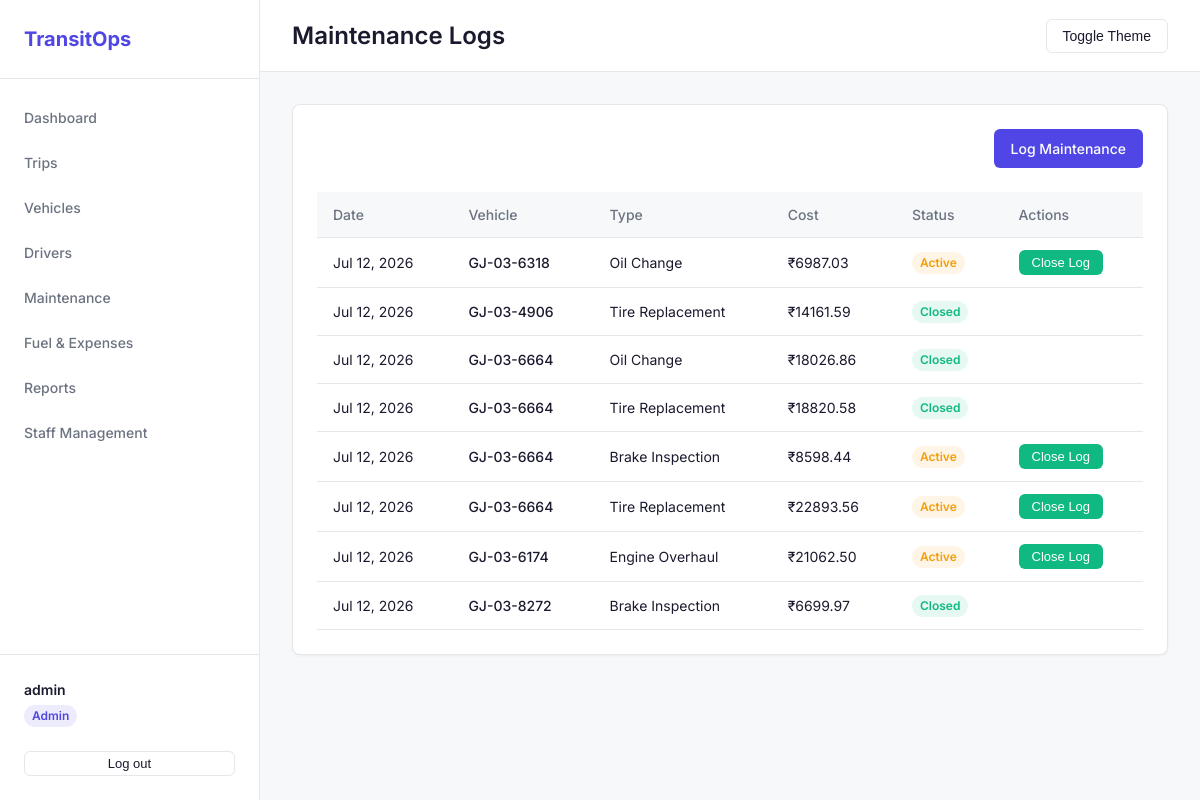
The app's page /maintenance/ (signed in) with its own data.
### accounts/models.py (models this page shows, shortened)
class Profile(models.Model):
    ROLE_CHOICES = (
        ('Fleet Manager', 'Fleet Manager'),
        ('Driver', 'Driver'),
        ('Safety Officer', 'Safety Officer'),
        ('Financial Analyst', 'Financial Analyst'),
        ('Admin', 'Admin'),
    )
    user = models.OneToOneField(User, on_delete=models.CASCADE)
    role = models.CharField(max_length=50, choices=ROLE_CHOICES, default='Driver')
    phone_number = models.CharField(max_length=20, blank=True)
    region = models.CharField(max_length=100, blank=True)

### maintenance/models.py (models this page shows, shortened)
class MaintenanceLog(models.Model):
    STATUS_CHOICES = (
        ('Active', 'Active'),
        ('Closed', 'Closed'),
    )
    vehicle = models.ForeignKey(Vehicle, on_delete=models.CASCADE, related_name='maintenance_logs')
    maintenance_type = models.CharField(max_length=100)
    description = models.TextField(blank=True)
    cost = models.DecimalField(max_digits=10, decimal_places=2)
    status = models.CharField(max_length=20, choices=STATUS_CHOICES, default='Active')
    started_at = models.DateTimeField(auto_now_add=True)
    closed_at = models.DateTimeField(null=True, blank=True)
    class Meta:
        ordering = ['-started_at']

### vehicles/models.py (models this page shows, shortened)
class Vehicle(models.Model):
    STATUS_CHOICES = (
        ('Available', 'Available'),
        ('On Trip', 'On Trip'),
        ('In Shop', 'In Shop'),
        ('Retired', 'Retired'),
    )
    registration_number = models.CharField(max_length=50, unique=True, db_index=True)
    name_model = models.CharField(max_length=100)
    vehicle_type = models.CharField(max_length=50)
    max_load_capacity = models.DecimalField(max_digits=10, decimal_places=2, help_text="in kg")
    odometer = models.DecimalField(max_digits=10, decimal_places=2, default=0.0, help_text="in km")
    acquisition_cost = models.DecimalField(max_digits=12, decimal_places=2)
    status = models.CharField(max_length=20, choices=STATUS_CHOICES, default='Available')
    region = models.CharField(max_length=100, blank=True)
    created_at = models.DateTimeField(auto_now_add=True)
    updated_at = models.DateTimeField(auto_now=True)
    class Meta:
        ordering = ['-created_at']

### maintenance/views.py (the view)
# urls.py: path('', views.maintenance_list, name='maintenance_list'),
@role_required('Fleet Manager', 'Admin')
def maintenance_list(request):
    logs = MaintenanceLog.objects.all()
    return render(request, 'maintenance/list.html', {'logs': logs})

### templates/maintenance/list.html (shortened to what this page needs)
{% extends 'base.html' %}
{% block page_title %}Maintenance Logs{% endblock %}
{% block content %}
<div class="card">
    <div style="display: flex; justify-content: space-between; margin-bottom: 24px;">
        {% if user.profile.role in 'Fleet Manager,Admin' %}
        <a href="{% url 'maintenance_create' %}" class="btn btn-primary">Log Maintenance</a>
        {% endif %}
    </div>
    <div class="table-container">
        <table class="table">
            <thead>
                <tr>
                    <th>Date</th>
                    <th>Vehicle</th>
                    <th>Type</th>
                    <th>Cost</th>
                    <th>Status</th>
                    <th>Actions</th>
                </tr>
            </thead>
            <tbody>
                {% for log in logs %}
                <tr>
                    <td>{{ log.started_at|date:"M d, Y" }}</td>
                    <td style="font-weight: 500;">{{ log.vehicle.registration_number }}</td>
                    <td>{{ log.maintenance_type }}</td>
                    <td>₹{{ log.cost }}</td>
                    <td>
                        <span class="badge
                            {% if log.status == 'Active' %}badge-warning
                            {% else %}badge-success{% endif %}">
                            {{ log.status }}
                        </span>
                    </td>
                    <td>
                        {% if log.status == 'Active' %}
                            <form method="post" action="{% url 'maintenance_close' log.id %}" onsubmit="return confirm('Close this maintenance log? Vehicle will become Available again.');">
                                <button type="submit" class="btn btn-success btn-sm" style="background-color: var(--success); color: white;">Close Log</button>
                            </form>
                        {% endif %}
                    </td>
                </tr>
                {% empty %}
                <tr>
                    <td colspan="6" style="text-align: center; color: var(--text-muted); padding: 24px;">No maintenance logs found.</td>
                </tr>
                {% endfor %}
            </tbody>
        </table>
    </div>
</div>
{% endblock %}

### templates/base.html (shortened to what this page needs)
<!DOCTYPE html>
<html lang="en" data-theme="light">
<head>
    {% load static %}
    <link rel="stylesheet" href="{% static 'css/base.css' %}">
</head>
<body>
    <div class="layout">
        {% if user.is_authenticated %}
        <aside class="sidebar">
            <div class="sidebar-header">
                <h2>TransitOps</h2>
            </div>
            <nav class="sidebar-nav">
                <a href="{% url 'dashboard' %}" class="nav-item">Dashboard</a>
                {% if user.profile.role in 'Fleet Manager,Admin,Driver,Safety Officer' %}
                <a href="{% url 'trips_list' %}" class="nav-item">Trips</a>
                {% endif %}
                {% if user.profile.role in 'Fleet Manager,Admin,Safety Officer' %}
                <a href="{% url 'vehicles_list' %}" class="nav-item">Vehicles</a>
                <a href="{% url 'drivers_list' %}" class="nav-item">Drivers</a>
                {% endif %}
                {% if user.profile.role in 'Fleet Manager,Admin' %}
                <a href="{% url 'maintenance_list' %}" class="nav-item">Maintenance</a>
                {% endif %}
                {% if user.profile.role in 'Fleet Manager,Admin,Financial Analyst,Safety Officer' %}
                <a href="{% url 'finance_list' %}" class="nav-item">Fuel & Expenses</a>
                {% endif %}
                {% if user.profile.role in 'Fleet Manager,Admin,Financial Analyst' %}
                <a href="{% url 'reports' %}" class="nav-item">Reports</a>
                {% endif %}
                {% if user.profile.role == 'Admin' %}
                <a href="{% url 'accounts_list' %}" class="nav-item">Staff Management</a>
                {% endif %}
            </nav>
            <div class="sidebar-footer">
                <div class="user-info">
                    <div class="user-name">{{ user.get_full_name|default:user.username }}</div>
                    <div class="user-role badge badge-primary">{{ user.profile.role }}</div>
                </div>
                <form action="{% url 'logout' %}" method="post">
                    <button type="submit" class="btn btn-ghost btn-sm w-full mt-2">Log out</button>
                </form>
            </div>
        </aside>
        {% endif %}
        <main class="main-content">
            {% if user.is_authenticated %}
            <header class="topbar">
                <div class="page-title">
                    <h1>{% block page_title %}Overview{% endblock %}</h1>
                </div>
                <div class="topbar-actions">
                    <button id="theme-toggle" class="btn btn-ghost">Toggle Theme</button>
                </div>
            </header>
            {% endif %}
            <div class="content-container">
                {% block content %}{% endblock %}
            </div>
        </main>
    </div>
</body>
</html>

### static/css/base.css (style rules this page uses)
:root { --bg: #F7F8FA; --surface: #FFFFFF; --text: #1A1A2E; --text-muted: #6B7280; --border: #E5E7EB; --primary: #4F46E5; --primary-hover: #4338CA; --success: #10B981; --warning: #F59E0B; --danger: #EF4444; --info: #3B82F6; }
* { box-sizing: border-box; margin: 0; padding: 0; }
body { font-family: 'Inter', -apple-system, sans-serif; background-color: var(--bg); color: var(--text); line-height: 1.5; font-size: 14px; }
a { color: var(--primary); text-decoration: none; }
.layout { display: flex; min-height: 100vh; }
.sidebar { width: 260px; background-color: var(--surface); border-right: 1px solid var(--border); display: flex; flex-direction: column; position: fixed; height: 100vh; z-index: 100; }
.sidebar-header { padding: 24px; border-bottom: 1px solid var(--border); }
.sidebar-header h2 { font-size: 20px; font-weight: 700; color: var(--primary); }
.sidebar-nav { flex: 1; padding: 16px 0; overflow-y: auto; }
.nav-item { display: block; padding: 12px 24px; color: var(--text-muted); font-weight: 500; transition: all 0.2s; }
.sidebar-footer { padding: 24px; border-top: 1px solid var(--border); }
.user-info { margin-bottom: 16px; }
.user-name { font-weight: 600; margin-bottom: 4px; }
.main-content { flex: 1; margin-left: 260px; display: flex; flex-direction: column; min-height: 100vh; }
.topbar { height: 72px; background-color: var(--surface); border-bottom: 1px solid var(--border); display: flex; align-items: center; justify-content: space-between; padding: 0 32px; position: sticky; top: 0; z-index: 90; }
.page-title h1 { font-size: 24px; font-weight: 600; }
.content-container { padding: 32px; flex: 1; }
.card { background-color: var(--surface); border: 1px solid var(--border); border-radius: 8px; box-shadow: 0 1px 3px rgba(0, 0, 0, 0.05); padding: 24px; margin-bottom: 24px; }
.btn { display: inline-flex; align-items: center; justify-content: center; padding: 8px 16px; font-size: 14px; font-weight: 500; border-radius: 6px; border: 1px solid transparent; cursor: pointer; transition: all 0.2s; }
.btn-primary { background-color: var(--primary); color: white; }
.btn-ghost { background-color: transparent; color: var(--text); border-color: var(--border); }
.btn-sm { padding: 4px 12px; font-size: 13px; }
.w-full { width: 100%; }
.mt-2 { margin-top: 8px; }
.badge { display: inline-block; padding: 2px 8px; font-size: 12px; font-weight: 600; border-radius: 9999px; }
.badge-primary { background-color: rgba(79, 70, 229, 0.1); color: var(--primary); }
.badge-success { background-color: rgba(16, 185, 129, 0.1); color: var(--success); }
.badge-warning { background-color: rgba(245, 158, 11, 0.1); color: var(--warning); }
.table-container { width: 100%; overflow-x: auto; }
.table { width: 100%; border-collapse: collapse; }
.table th, .table td { padding: 12px 16px; text-align: left; border-bottom: 1px solid var(--border); }
.table th { font-weight: 500; color: var(--text-muted); background-color: var(--bg); position: sticky; top: 0; }

### records on screen
MaintenanceLog: started_at "Jul 12, 2026", vehicle.registration_number "GJ-03-6318", maintenance_type "Oil Change", cost "6987.03", status "Active", shows "Close Log"
MaintenanceLog: started_at "Jul 12, 2026", vehicle.registration_number "GJ-03-4906", maintenance_type "Tire Replacement", cost "14161.59", status "Closed"
MaintenanceLog: started_at "Jul 12, 2026", vehicle.registration_number "GJ-03-6664", maintenance_type "Oil Change", cost "18026.86", status "Closed"
MaintenanceLog: started_at "Jul 12, 2026", vehicle.registration_number "GJ-03-6664", maintenance_type "Tire Replacement", cost "18820.58", status "Closed"
MaintenanceLog: started_at "Jul 12, 2026", vehicle.registration_number "GJ-03-6664", maintenance_type "Brake Inspection", cost "8598.44", status "Active", shows "Close Log"
MaintenanceLog: started_at "Jul 12, 2026", vehicle.registration_number "GJ-03-6664", maintenance_type "Tire Replacement", cost "22893.56", status "Active", shows "Close Log"
MaintenanceLog: started_at "Jul 12, 2026", vehicle.registration_number "GJ-03-6174", maintenance_type "Engine Overhaul", cost "21062.50", status "Active", shows "Close Log"
MaintenanceLog: started_at "Jul 12, 2026", vehicle.registration_number "GJ-03-8272", maintenance_type "Brake Inspection", cost "6699.97", status "Closed"

### other values on screen
{{ user.get_full_name|default:user.username }} "admin"
{{ user.profile.role }} "Admin"
